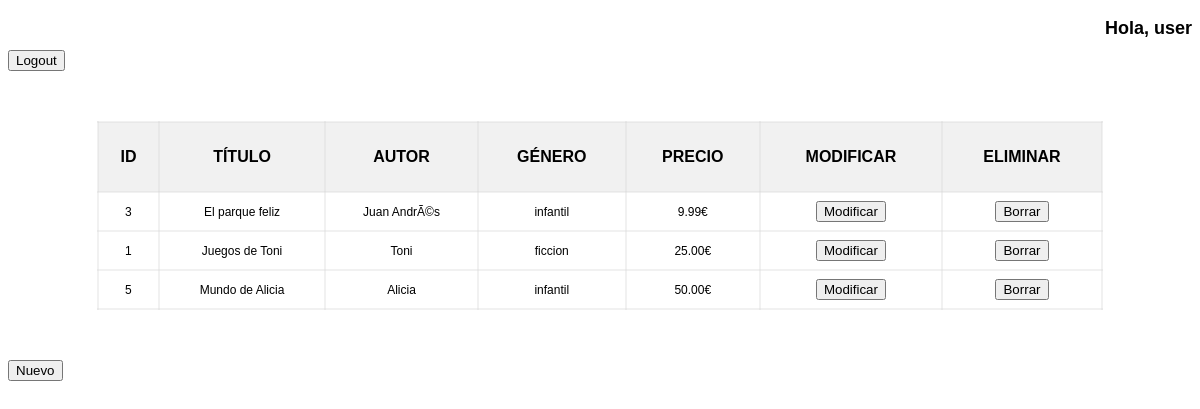
/BOJAR_PATRYK_examen/mostrar.php (signed in), run on the app's committed database.
### tables this page shows
CREATE TABLE `tb_libros` (
  `id` int(11) NOT NULL,
  `titulo` varchar(100) NOT NULL,
  `autor` varchar(100) NOT NULL,
  `genero` varchar(100) NOT NULL,
  `precio` decimal(7,2) NOT NULL
);

### BOJAR_PATRYK_examen/mostrar.php (the view, shortened to what this page needs)
<!DOCTYPE html>
<html>
  <head>
  </head>
  <body>
<?php
  require_once('controlador.php');
  $sql = "SELECT * FROM tb_libros ORDER BY titulo";
  $resultado = $conn->query($sql) or trigger_error(mysqli_error($conn)." ".$sql);
?>
    <div id="usr_type" style="float:right;margin-top:-50px;"><p>Hola, <?php echo $_SESSION['user'] ?></p></div>
    <form style="margin-top:50px;" action="controlador.php" method="post">
        <input type="submit" name="logout" value="Logout">
    </form>
<?php
  if ($resultado->num_rows > 0) {
?>
   <table>
    <tr>
      <th>ID</th>
      <th>TÍTULO</th>
      <th>AUTOR</th>
      <th>GÉNERO</th>
      <th>PRECIO</th>
      <th>MODIFICAR</th>
      <th>ELIMINAR</th>
    </tr>
<?php
  while($row = $resultado->fetch_assoc()) { ?>
   <tr>
    <td><?php echo $row["id"]; ?></td>
    <td><?php echo $row["titulo"]; ?></td>
    <td><?php echo $row["autor"]; ?></td>
    <td><?php echo $row["genero"]; ?></td>
    <td><?php echo $row["precio"] . "€"; ?></td>
    <td>
      <a href="modificar.php?id=<?php echo $row["id"];?>">
        <input class="modificar" type="button" value="Modificar">
      </a>
    </td>
    <td>
      <a href="controlador.php?id=<?php echo $row['id']."&b";?>">
        <input class="eliminar" type="button" value="Borrar">
      </a>
    </td>
<?php
  }
?>
    </tr>
  </table>
    <form action="altas.php">
      <input type="submit" class="nuevo" value="Nuevo">
    </form>
<?php
  }elseif ($result == false) {
      echo "La consulta que ha solicitado en el archivo baseDatos.php tiene errores de sintaxis.";
  } else { ?>
  <form action="altas.php">
      <input type="submit" class="nuevo" value="Insertar registro">
  </form>
<?php }?>
  </body>
</html>

### BOJAR_PATRYK_examen/mostrar.php (style rules this page uses)
body { font-family: Arial, sans-serif; }
a { text-decoration: none; }
table { position: relative; margin: 50px auto; width: 85%; }
table, th, td { border-collapse: collapse; border-top: 2px solid rgba(210, 210, 210, 0.3); }
th, td { border-bottom: 2px solid rgba(210, 210, 210, 0.3); }
td { padding: 8px; text-align: center; border: 2px solid rgba(210, 210, 210, 0.3); font-size: 12px; }
th { padding: 25px 10px 25px 10px; text-align: center; background-color: rgba(210, 210, 210, 0.3); border: 2px solid rgba(210, 210, 210, 0.3); font-size: 16px; }
#usr_type { font-weight: bold; font-size: 18px; }

### data on the page
tb_libros: id "3", titulo "El parque feliz", autor "Juan AndrÃ©s", genero "infantil", precio "9.99"
tb_libros: id "1", titulo "Juegos de Toni", autor "Toni", genero "ficcion", precio "25.00"
tb_libros: id "5", titulo "Mundo de Alicia", autor "Alicia", genero "infantil", precio "50.00"

### other printed values
$_SESSION['user'] "user"
